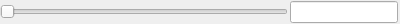
<?xml version="1.0" encoding="UTF-8"?>
<ui version="4.0">
 <class>FloatEdit</class>
 <widget class="PropertyEdit" name="FloatEdit">
  <property name="geometry">
   <rect>
    <x>0</x>
    <y>0</y>
    <width>400</width>
    <height>22</height>
   </rect>
  </property>
  <layout class="QHBoxLayout" name="horizontalLayout">
   <property name="spacing">
    <number>2</number>
   </property>
   <property name="leftMargin">
    <number>0</number>
   </property>
   <property name="topMargin">
    <number>1</number>
   </property>
   <property name="rightMargin">
    <number>2</number>
   </property>
   <property name="bottomMargin">
    <number>1</number>
   </property>
   <item>
    <widget class="QSlider" name="horizontalSlider">
     <property name="sizePolicy">
      <sizepolicy hsizetype="Expanding" vsizetype="Fixed">
       <horstretch>1</horstretch>
       <verstretch>0</verstretch>
      </sizepolicy>
     </property>
     <property name="orientation">
      <enum>Qt::Horizontal</enum>
     </property>
    </widget>
   </item>
   <item>
    <widget class="QLineEdit" name="lineEdit">
     <property name="sizePolicy">
      <sizepolicy hsizetype="Preferred" vsizetype="Fixed">
       <horstretch>0</horstretch>
       <verstretch>0</verstretch>
      </sizepolicy>
     </property>
    </widget>
   </item>
  </layout>
 </widget>
 <customwidgets>
  <customwidget>
   <class>PropertyEdit</class>
   <extends>QWidget</extends>
   <header>editor/propertyedit.h</header>
   <container>1</container>
  </customwidget>
 </customwidgets>
 <resources/>
 <connections/>
</ui>
